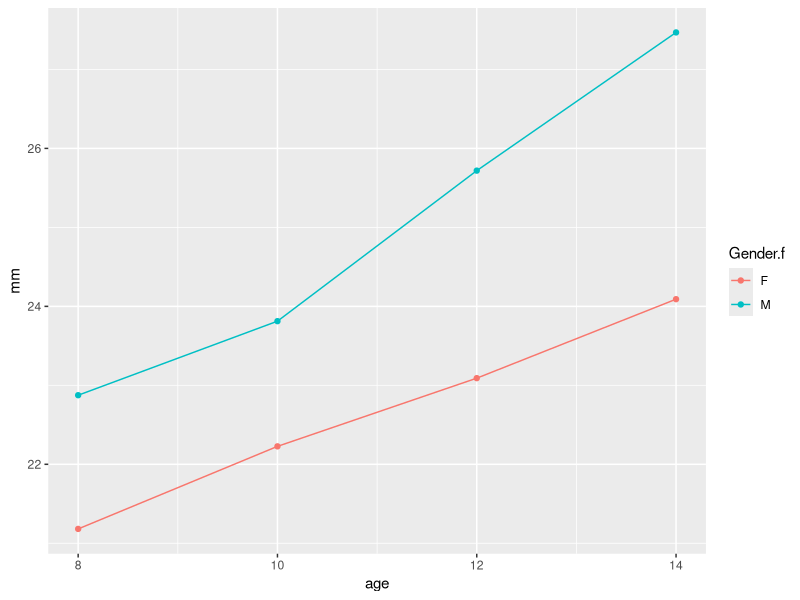
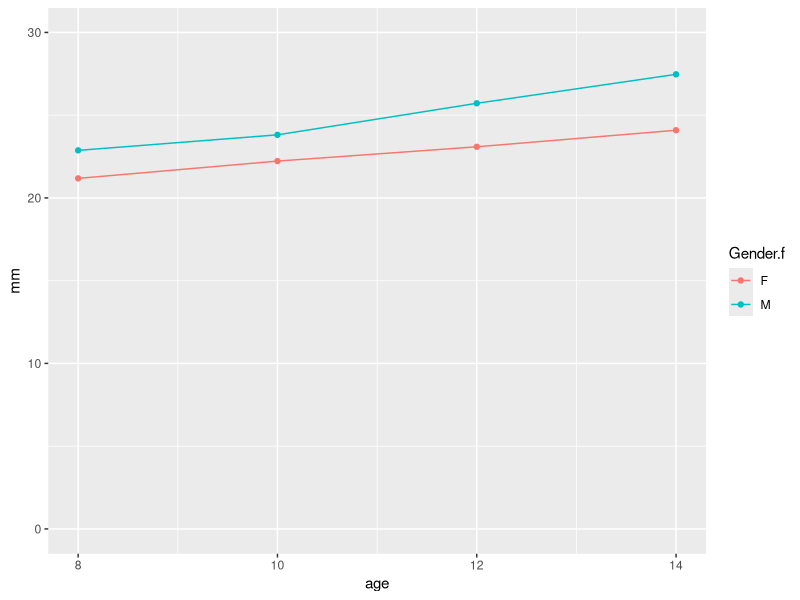
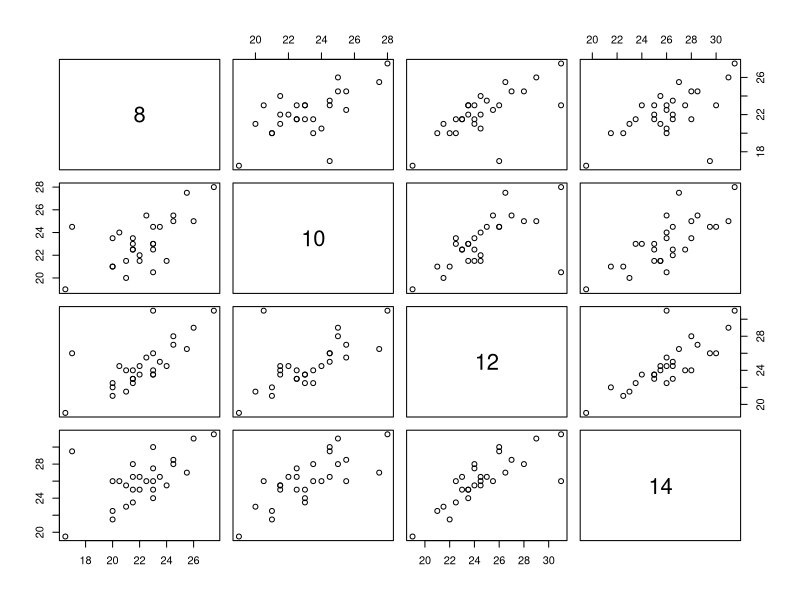

Generate these figures, in order, with R:
## ---- chunk 1
knitr::opts_chunk$set(echo = TRUE)
library(dplyr)
library(readxl)
library(tidyverse)
library(ggplot2)
#library(CarletonStats)
#library(pwr)
#library(BSDA)
#library(exact2x2)
#library(car)
#library(dvmisc)
#library(emmeans)
#library(gridExtra)
#library(DescTools)
#library(DiagrammeR)
library(nlme)
library(doBy)
## ---- chunk 2
dent <- read_csv("dent.csv")
## ---- chunk 3
dent_long <- pivot_longer(data = dent, cols = c("8", "10","12", "14"), names_to = "age", values_to = "distance")
## ---- chunk 4
mm_mean <- dent_long %>% group_by(Gender, age) %>% summarise(mm = mean(distance))
## ---- chunk 5
mm_mean$Gender.f <- factor(mm_mean$Gender, c("F", "M"))
## ---- chunk 6
mm_mean$age <- as.numeric(mm_mean$age)
## ---- chunk 7
ggplot(data = mm_mean, 
       mapping = aes(
         x = age,
         y = mm,
         colour = Gender.f,
         group = Gender
         )) +
  geom_line() + geom_point()

ggplot(data = mm_mean, 
       mapping = aes(
         x = age,
         y = mm,
         colour = Gender.f,
         group = Gender
         )) +
  geom_line() + geom_point()+coord_cartesian(ylim = c(0,30))
## ---- chunk 8
pairs(dent[,3:6])
## ---- chunk 9
round(cor(dent[, 3:6]), 4)
## ---- chunk 10
round(cov(dent[, 3:6]), 4)
## ---- chunk 11
dent_long$age <- as.numeric(dent_long$age)
## ---- chunk 12
dent_long$Gender.f <- factor(dent_long$Gender, c("F", "M"))
dent_long$age.f <- factor(dent_long$age, c(8,10,12,14))
## ---- chunk 13
dent_long$time = dent_long$age
dent_long$time[dent_long$age == 8] = 1
dent_long$time[dent_long$age == 10] = 2
dent_long$time[dent_long$age == 12] = 3
dent_long$time[dent_long$age == 14] = 4
## ---- chunk 14
dent_reml_uns <- gls(distance ~ Gender.f*age.f, 
                     data = dent_long,
                     corr = corSymm(form = ~ time | ID),       # it does not run if use form =  ~ age | ID
                     weights = varIdent(form = ~ 1 | age),
                     method = "REML"
                     )
## ---- chunk 15
summary(dent_reml_uns)
## ---- chunk 16
anova(dent_reml_uns)
## ---- chunk 17
#obtain covariance structure
getVarCov(dent_reml_uns)

#obtain correlation matrix
dent_reml_uns_cov <- getVarCov(dent_reml_uns)
dent_reml_uns_cov
cov2cor(dent_reml_uns_cov)

is.matrix(dent_reml_uns_cov)

#Obtain correlation parameters
dent_reml_uns_MS <- dent_reml_uns$modelStruct
dent_reml_uns_MS$corStruct

dent_reml_uns_MS$varStruct
## ---- chunk 18
dent_reml_cs <- gls(distance ~ Gender.f*age.f, 
                     data = dent_long,
                     corr = corCompSymm(form = ~ time | ID),       # it does not run if use form =  ~ age | ID
                     #weights = varIdent(form = ~ 1 | age),
                     method = "REML"
                     )
## ---- chunk 19
summary(dent_reml_cs)
## ---- chunk 20
anova(dent_reml_cs)
## ---- chunk 21
#obtain covariance structure
getVarCov(dent_reml_cs)

#obtain correlation matrix
dent_reml_cs_cov <- getVarCov(dent_reml_cs)
dent_reml_cs_cov
cov2cor(dent_reml_cs_cov)

is.matrix(dent_reml_cs_cov)

#Obtain correlation parameters
dent_reml_cs_MS <- dent_reml_cs$modelStruct
dent_reml_cs_MS$corStruct

dent_reml_cs_MS$varStruct
## ---- chunk 22
dent_reml_csh <- gls(distance ~ Gender.f*age.f, 
                     data = dent_long,
                     corr = corCompSymm(form = ~ time | ID),       # it does not run if use form =  ~ age | ID
                     weights = varIdent(form = ~ 1 | age),
                     method = "REML"
                     )
## ---- chunk 23
summary(dent_reml_csh)
## ---- chunk 24
anova(dent_reml_csh)
## ---- chunk 25
#obtain covariance structure
getVarCov(dent_reml_csh)

#obtain correlation matrix
dent_reml_csh_cov <- getVarCov(dent_reml_csh)
dent_reml_csh_cov
cov2cor(dent_reml_csh_cov)

is.matrix(dent_reml_csh_cov)

#Obtain correlation parameters
dent_reml_csh_MS <- dent_reml_csh$modelStruct
dent_reml_csh_MS$corStruct

dent_reml_csh_MS$varStruct
## ---- chunk 26
anova(dent_reml_cs, dent_reml_csh, test = TRUE)
## ---- chunk 27
dent_reml_ar1 <- gls(distance ~ Gender.f*age.f, 
                     data = dent_long,
                     corr = corAR1(form = ~ time | ID),       # it does not run if use form =  ~ age | ID
                     #weights = varIdent(form = ~ 1 | age),
                     method = "REML"
                     )
## ---- chunk 28
summary(dent_reml_ar1)
## ---- chunk 29
anova(dent_reml_ar1)
## ---- chunk 30
#obtain covariance structure
getVarCov(dent_reml_ar1)

#obtain correlation matrix
dent_reml_ar1_cov <- getVarCov(dent_reml_ar1)
dent_reml_ar1_cov
cov2cor(dent_reml_ar1_cov)

is.matrix(dent_reml_ar1_cov)

#Obtain correlation parameters
dent_reml_ar1_MS <- dent_reml_ar1$modelStruct
dent_reml_ar1_MS$corStruct

dent_reml_ar1_MS$varStruct
## ---- chunk 31
dent_reml_ar1h <- gls(distance ~ Gender.f*age.f, 
                     data = dent_long,
                     corr = corAR1(form = ~ time | ID),       # it does not run if use form =  ~ age | ID
                     weights = varIdent(form = ~ 1 | age),
                     method = "REML"
                     )
## ---- chunk 32
summary(dent_reml_ar1h)
## ---- chunk 33
anova(dent_reml_ar1h)
## ---- chunk 34
#obtain covariance structure
getVarCov(dent_reml_ar1h)

#obtain correlation matrix
dent_reml_ar1h_cov <- getVarCov(dent_reml_ar1h)
dent_reml_ar1h_cov
cov2cor(dent_reml_ar1h_cov)

is.matrix(dent_reml_ar1h_cov)

#Obtain correlation parameters
dent_reml_ar1h_MS <- dent_reml_ar1h$modelStruct
dent_reml_ar1h_MS$corStruct

dent_reml_ar1h_MS$varStruct
## ---- chunk 35
anova(dent_reml_ar1h, dent_reml_ar1, test = TRUE)
## ---- chunk 36
dent_reml_toep <- gls(distance ~ Gender.f*age.f, 
                     data = dent_long,
                     corr = corARMA(form = ~ time | ID, p = 3),       # it does not run if use form =  ~ age | ID
                     #weights = varIdent(form = ~ 1 | age),
                     method = "REML"
                     )
## ---- chunk 37
summary(dent_reml_toep)
## ---- chunk 38
anova(dent_reml_toep)
## ---- chunk 39
#obtain covariance structure
getVarCov(dent_reml_toep)

#obtain correlation matrix
dent_reml_toep_cov <- getVarCov(dent_reml_toep)
dent_reml_toep_cov
cov2cor(dent_reml_toep_cov)

is.matrix(dent_reml_toep_cov)

#Obtain correlation parameters
dent_reml_toep_MS <- dent_reml_toep$modelStruct
dent_reml_toep_MS$corStruct

dent_reml_toep_MS$varStruct
## ---- chunk 40
dent_reml_toeph <- gls(distance ~ Gender.f*age.f, 
                     data = dent_long,
                     corr = corARMA(form = ~ time | ID, p = 3),       # it does not run if use form =  ~ age | ID
                     weights = varIdent(form = ~ 1 | age),
                     method = "REML"
                     )
## ---- chunk 41
summary(dent_reml_toeph)
## ---- chunk 42
anova(dent_reml_toeph)
## ---- chunk 43
#obtain covariance structure
getVarCov(dent_reml_toeph)

#obtain correlation matrix
dent_reml_toeph_cov <- getVarCov(dent_reml_toeph)
dent_reml_toeph_cov
cov2cor(dent_reml_toeph_cov)

is.matrix(dent_reml_toeph_cov)

#Obtain correlation parameters
dent_reml_toeph_MS <- dent_reml_toeph$modelStruct
dent_reml_toeph_MS$corStruct

dent_reml_toeph_MS$varStruct
## ---- chunk 44
anova(dent_reml_toeph, dent_reml_toep, test = TRUE)
## ---- chunk 45
#1.2
round(cor(dent[, 3:6]), 4)
#Unstructured
round(cov2cor(dent_reml_uns_cov), 4)
## ---- chunk 46
#1.2
round(cov(dent[, 3:6]), 4)
#Unstructured
round(dent_reml_uns_cov, 4)
## ---- chunk 47
round(cov2cor(dent_reml_cs_cov), 4)
## ---- chunk 48
round(dent_reml_cs_cov, 4)
## ---- chunk 49
round(cov2cor(dent_reml_csh_cov), 4)
## ---- chunk 50
round(dent_reml_csh_cov, 4)
## ---- chunk 51
round(cov2cor(dent_reml_ar1_cov), 4)
## ---- chunk 52
round(dent_reml_ar1_cov, 4)
## ---- chunk 53
round(cov2cor(dent_reml_ar1h_cov), 4)
## ---- chunk 54
round(dent_reml_ar1h_cov, 4)
## ---- chunk 55
round(cov2cor(dent_reml_toep_cov), 4)
## ---- chunk 56
round(dent_reml_toep_cov, 4)
## ---- chunk 57
round(cov2cor(dent_reml_toeph_cov), 4)
## ---- chunk 58
round(dent_reml_toeph_cov, 4)
## ---- chunk 59
anova(dent_reml_cs, dent_reml_uns, test = TRUE)
## ---- chunk 60
anova(dent_reml_csh, dent_reml_uns, test = TRUE)
## ---- chunk 61
anova(dent_reml_toep, dent_reml_uns, test = TRUE)
## ---- chunk 62
anova(dent_reml_toeph, dent_reml_uns, test = TRUE)
## ---- chunk 63
anova(dent_reml_toep, dent_reml_cs, test = TRUE)
## ---- chunk 64
anova(dent_reml_csh, dent_reml_cs, test = TRUE)
## ---- chunk 65
anova(dent_reml_ar1h, dent_reml_csh, dent_reml_toeph)
## ---- chunk 66
dent_final <- gls(distance ~ Gender*age, 
                     data = dent_long,
                     corr = corCompSymm(form = ~ time | ID),       # it does not run if use form =  ~ age | ID
                     #weights = varIdent(form = ~ 1 | age),
                     method = "REML"
                     )
## ---- chunk 67
summary(dent_final)
## ---- chunk 68
intervals(dent_final)
## ---- chunk 69
q1 = c(0,1,0,0)
q2 = c(0,0,0,1)
anova(dent_final, L = rbind(q1, q2))
## ---- chunk 70
s1 = c(0,0,0,1)
anova(dent_final, L = s1)
## ---- chunk 71
dent_long$age_c <- dent_long$age - mean(dent_long$age)
dent_long$age_c_sq <- (dent_long$age_c)^2
## ---- chunk 72
dent_cs_quad <- gls(distance ~ Gender*age_c + Gender*age_c_sq, 
                     data = dent_long,
                     corr = corCompSymm(form = ~ time | ID),       # it does not run if use form =  ~ age | ID
                     #weights = varIdent(form = ~ 1 | age),
                     method = "REML"
                     )
summary(dent_cs_quad)
## ---- chunk 73
q1 = c(0,0,0,1,0,0)
q2 = c(0,0,0,0,0,1)
anova(dent_cs_quad, L = rbind(q1, q2))
## ---- chunk 74
dent_long$a10 <- ifelse(dent_long$age>10, dent_long$age-10, 0)
## ---- chunk 75
dent_cs_spline <- gls(distance ~ Gender*age + Gender*a10, 
                     data = dent_long,
                     corr = corCompSymm(form = ~ time | ID),       # it does not run if use form =  ~ age | ID
                     #weights = varIdent(form = ~ 1 | age),
                     method = "REML"
                     )
summary(dent_cs_spline)
## ---- chunk 76
q1 = c(0,0,0,1,0,0)
q2 = c(0,0,0,0,0,1)
anova(dent_cs_spline, L = rbind(q1, q2))
